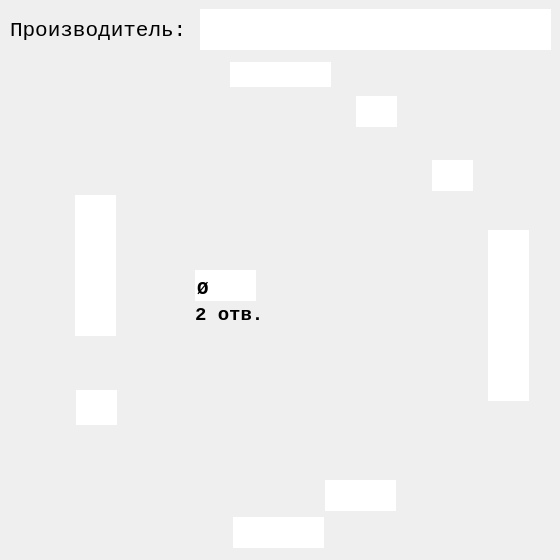
<?xml version="1.0" encoding="UTF-8"?>
<ui version="4.0">
 <class>Dialog</class>
 <widget class="QDialog" name="Dialog">
  <property name="geometry">
   <rect>
    <x>0</x>
    <y>0</y>
    <width>560</width>
    <height>560</height>
   </rect>
  </property>
  <property name="sizePolicy">
   <sizepolicy hsizetype="Fixed" vsizetype="Fixed">
    <horstretch>0</horstretch>
    <verstretch>0</verstretch>
   </sizepolicy>
  </property>
  <property name="minimumSize">
   <size>
    <width>560</width>
    <height>560</height>
   </size>
  </property>
  <property name="maximumSize">
   <size>
    <width>560</width>
    <height>560</height>
   </size>
  </property>
  <property name="windowTitle">
   <string>Фигурный 2 Отверстия Тип6</string>
  </property>
  <property name="windowIcon">
   <iconset>
    <normaloff>../pics/icon/Podpyatnik.ico</normaloff>../pics/icon/Podpyatnik.ico</iconset>
  </property>
  <property name="whatsThis">
   <string/>
  </property>
  <property name="accessibleDescription">
   <string/>
  </property>
  <widget class="QLabel" name="label">
   <property name="geometry">
    <rect>
     <x>0</x>
     <y>0</y>
     <width>560</width>
     <height>560</height>
    </rect>
   </property>
   <property name="sizePolicy">
    <sizepolicy hsizetype="Fixed" vsizetype="Fixed">
     <horstretch>0</horstretch>
     <verstretch>0</verstretch>
    </sizepolicy>
   </property>
   <property name="minimumSize">
    <size>
     <width>560</width>
     <height>560</height>
    </size>
   </property>
   <property name="maximumSize">
    <size>
     <width>560</width>
     <height>560</height>
    </size>
   </property>
   <property name="autoFillBackground">
    <bool>true</bool>
   </property>
   <property name="text">
    <string/>
   </property>
   <property name="pixmap">
    <pixmap>../pics/main/F-9.jpg</pixmap>
   </property>
   <property name="scaledContents">
    <bool>false</bool>
   </property>
   <property name="alignment">
    <set>Qt::AlignCenter</set>
   </property>
   <property name="margin">
    <number>0</number>
   </property>
  </widget>
  <widget class="QLineEdit" name="lineEdit">
   <property name="geometry">
    <rect>
     <x>233</x>
     <y>517</y>
     <width>91</width>
     <height>31</height>
    </rect>
   </property>
   <property name="font">
    <font>
     <family>Courier New</family>
     <pointsize>14</pointsize>
     <weight>75</weight>
     <italic>false</italic>
     <bold>true</bold>
    </font>
   </property>
   <property name="focusPolicy">
    <enum>Qt::ClickFocus</enum>
   </property>
   <property name="autoFillBackground">
    <bool>true</bool>
   </property>
   <property name="inputMethodHints">
    <set>Qt::ImhNone</set>
   </property>
   <property name="text">
    <string/>
   </property>
   <property name="maxLength">
    <number>3</number>
   </property>
   <property name="frame">
    <bool>false</bool>
   </property>
   <property name="alignment">
    <set>Qt::AlignBottom|Qt::AlignHCenter</set>
   </property>
  </widget>
  <widget class="QLineEdit" name="lineEdit_2">
   <property name="geometry">
    <rect>
     <x>488</x>
     <y>230</y>
     <width>41</width>
     <height>171</height>
    </rect>
   </property>
   <property name="font">
    <font>
     <family>Courier New</family>
     <pointsize>14</pointsize>
     <weight>75</weight>
     <italic>false</italic>
     <bold>true</bold>
    </font>
   </property>
   <property name="tabletTracking">
    <bool>false</bool>
   </property>
   <property name="focusPolicy">
    <enum>Qt::ClickFocus</enum>
   </property>
   <property name="autoFillBackground">
    <bool>false</bool>
   </property>
   <property name="text">
    <string/>
   </property>
   <property name="maxLength">
    <number>3</number>
   </property>
   <property name="frame">
    <bool>false</bool>
   </property>
   <property name="alignment">
    <set>Qt::AlignLeading|Qt::AlignLeft|Qt::AlignVCenter</set>
   </property>
  </widget>
  <widget class="QLineEdit" name="lineEdit_3">
   <property name="geometry">
    <rect>
     <x>195</x>
     <y>270</y>
     <width>61</width>
     <height>31</height>
    </rect>
   </property>
   <property name="font">
    <font>
     <family>Courier New</family>
     <pointsize>14</pointsize>
     <weight>75</weight>
     <italic>false</italic>
     <bold>true</bold>
    </font>
   </property>
   <property name="focusPolicy">
    <enum>Qt::ClickFocus</enum>
   </property>
   <property name="text">
    <string>Ø</string>
   </property>
   <property name="maxLength">
    <number>3</number>
   </property>
   <property name="frame">
    <bool>false</bool>
   </property>
   <property name="alignment">
    <set>Qt::AlignBottom|Qt::AlignLeading|Qt::AlignLeft</set>
   </property>
  </widget>
  <widget class="QLineEdit" name="lineEdit_4">
   <property name="geometry">
    <rect>
     <x>230</x>
     <y>62</y>
     <width>101</width>
     <height>25</height>
    </rect>
   </property>
   <property name="font">
    <font>
     <family>Courier New</family>
     <pointsize>14</pointsize>
     <weight>75</weight>
     <italic>false</italic>
     <bold>true</bold>
    </font>
   </property>
   <property name="focusPolicy">
    <enum>Qt::ClickFocus</enum>
   </property>
   <property name="text">
    <string/>
   </property>
   <property name="maxLength">
    <number>3</number>
   </property>
   <property name="frame">
    <bool>false</bool>
   </property>
   <property name="alignment">
    <set>Qt::AlignBottom|Qt::AlignHCenter</set>
   </property>
  </widget>
  <widget class="QLineEdit" name="lineEdit_5">
   <property name="geometry">
    <rect>
     <x>75</x>
     <y>195</y>
     <width>41</width>
     <height>141</height>
    </rect>
   </property>
   <property name="font">
    <font>
     <family>Courier New</family>
     <pointsize>14</pointsize>
     <weight>75</weight>
     <italic>false</italic>
     <bold>true</bold>
    </font>
   </property>
   <property name="tabletTracking">
    <bool>false</bool>
   </property>
   <property name="focusPolicy">
    <enum>Qt::ClickFocus</enum>
   </property>
   <property name="autoFillBackground">
    <bool>false</bool>
   </property>
   <property name="text">
    <string/>
   </property>
   <property name="maxLength">
    <number>3</number>
   </property>
   <property name="frame">
    <bool>false</bool>
   </property>
   <property name="alignment">
    <set>Qt::AlignRight|Qt::AlignTrailing|Qt::AlignVCenter</set>
   </property>
  </widget>
  <widget class="QLabel" name="label_2">
   <property name="geometry">
    <rect>
     <x>10</x>
     <y>10</y>
     <width>181</width>
     <height>41</height>
    </rect>
   </property>
   <property name="font">
    <font>
     <family>Courier New</family>
     <pointsize>16</pointsize>
     <weight>50</weight>
     <bold>false</bold>
    </font>
   </property>
   <property name="text">
    <string>Производитель:</string>
   </property>
  </widget>
  <widget class="QLineEdit" name="lineEdit_6">
   <property name="geometry">
    <rect>
     <x>200</x>
     <y>9</y>
     <width>351</width>
     <height>41</height>
    </rect>
   </property>
   <property name="font">
    <font>
     <family>Courier New</family>
     <pointsize>16</pointsize>
     <weight>75</weight>
     <bold>true</bold>
    </font>
   </property>
   <property name="frame">
    <bool>false</bool>
   </property>
   <property name="alignment">
    <set>Qt::AlignLeading|Qt::AlignLeft|Qt::AlignVCenter</set>
   </property>
  </widget>
  <widget class="QLabel" name="label_3">
   <property name="geometry">
    <rect>
     <x>195</x>
     <y>305</y>
     <width>71</width>
     <height>20</height>
    </rect>
   </property>
   <property name="font">
    <font>
     <family>Courier New</family>
     <pointsize>14</pointsize>
     <weight>75</weight>
     <bold>true</bold>
    </font>
   </property>
   <property name="text">
    <string>2 отв.</string>
   </property>
  </widget>
  <widget class="QLineEdit" name="lineEdit_7">
   <property name="geometry">
    <rect>
     <x>432</x>
     <y>160</y>
     <width>41</width>
     <height>31</height>
    </rect>
   </property>
   <property name="font">
    <font>
     <family>Courier New</family>
     <pointsize>14</pointsize>
     <weight>75</weight>
     <italic>false</italic>
     <bold>true</bold>
    </font>
   </property>
   <property name="tabletTracking">
    <bool>false</bool>
   </property>
   <property name="focusPolicy">
    <enum>Qt::ClickFocus</enum>
   </property>
   <property name="autoFillBackground">
    <bool>false</bool>
   </property>
   <property name="text">
    <string/>
   </property>
   <property name="maxLength">
    <number>3</number>
   </property>
   <property name="frame">
    <bool>false</bool>
   </property>
   <property name="alignment">
    <set>Qt::AlignLeading|Qt::AlignLeft|Qt::AlignVCenter</set>
   </property>
  </widget>
  <widget class="QLineEdit" name="lineEdit_8">
   <property name="geometry">
    <rect>
     <x>356</x>
     <y>96</y>
     <width>41</width>
     <height>31</height>
    </rect>
   </property>
   <property name="font">
    <font>
     <family>Courier New</family>
     <pointsize>14</pointsize>
     <weight>75</weight>
     <italic>false</italic>
     <bold>true</bold>
    </font>
   </property>
   <property name="tabletTracking">
    <bool>false</bool>
   </property>
   <property name="focusPolicy">
    <enum>Qt::ClickFocus</enum>
   </property>
   <property name="autoFillBackground">
    <bool>false</bool>
   </property>
   <property name="text">
    <string/>
   </property>
   <property name="maxLength">
    <number>3</number>
   </property>
   <property name="frame">
    <bool>false</bool>
   </property>
   <property name="alignment">
    <set>Qt::AlignBottom|Qt::AlignHCenter</set>
   </property>
  </widget>
  <widget class="QLineEdit" name="lineEdit_9">
   <property name="geometry">
    <rect>
     <x>325</x>
     <y>480</y>
     <width>71</width>
     <height>31</height>
    </rect>
   </property>
   <property name="font">
    <font>
     <family>Courier New</family>
     <pointsize>14</pointsize>
     <weight>75</weight>
     <italic>false</italic>
     <bold>true</bold>
    </font>
   </property>
   <property name="focusPolicy">
    <enum>Qt::ClickFocus</enum>
   </property>
   <property name="autoFillBackground">
    <bool>true</bool>
   </property>
   <property name="inputMethodHints">
    <set>Qt::ImhNone</set>
   </property>
   <property name="text">
    <string/>
   </property>
   <property name="maxLength">
    <number>3</number>
   </property>
   <property name="frame">
    <bool>false</bool>
   </property>
   <property name="alignment">
    <set>Qt::AlignBottom|Qt::AlignHCenter</set>
   </property>
  </widget>
  <widget class="QLineEdit" name="lineEdit_10">
   <property name="geometry">
    <rect>
     <x>76</x>
     <y>390</y>
     <width>41</width>
     <height>35</height>
    </rect>
   </property>
   <property name="font">
    <font>
     <family>Courier New</family>
     <pointsize>14</pointsize>
     <weight>75</weight>
     <italic>false</italic>
     <bold>true</bold>
    </font>
   </property>
   <property name="tabletTracking">
    <bool>false</bool>
   </property>
   <property name="focusPolicy">
    <enum>Qt::ClickFocus</enum>
   </property>
   <property name="autoFillBackground">
    <bool>false</bool>
   </property>
   <property name="text">
    <string/>
   </property>
   <property name="maxLength">
    <number>3</number>
   </property>
   <property name="frame">
    <bool>false</bool>
   </property>
   <property name="alignment">
    <set>Qt::AlignRight|Qt::AlignTrailing|Qt::AlignVCenter</set>
   </property>
  </widget>
 </widget>
 <resources/>
 <connections/>
</ui>
